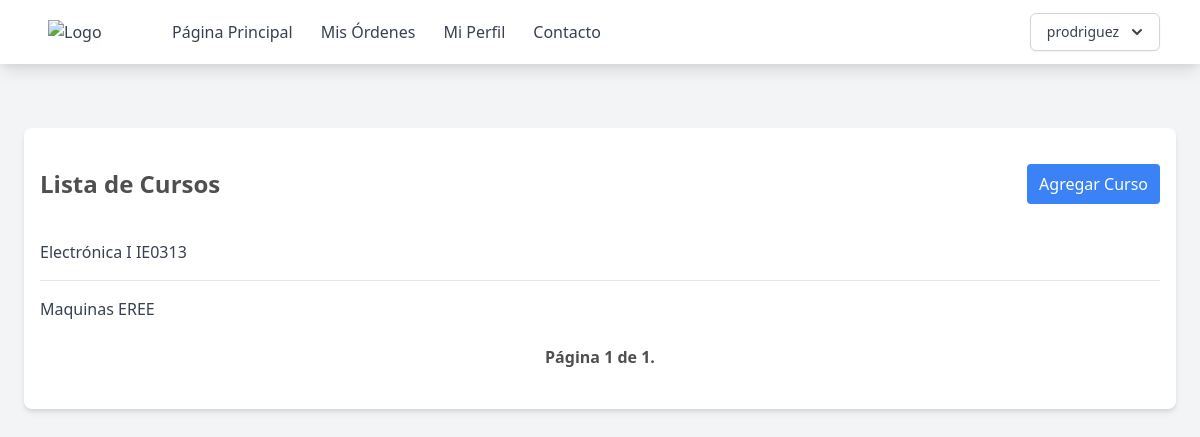
/cursos (signed in), run on an earlier commit of the app's database.
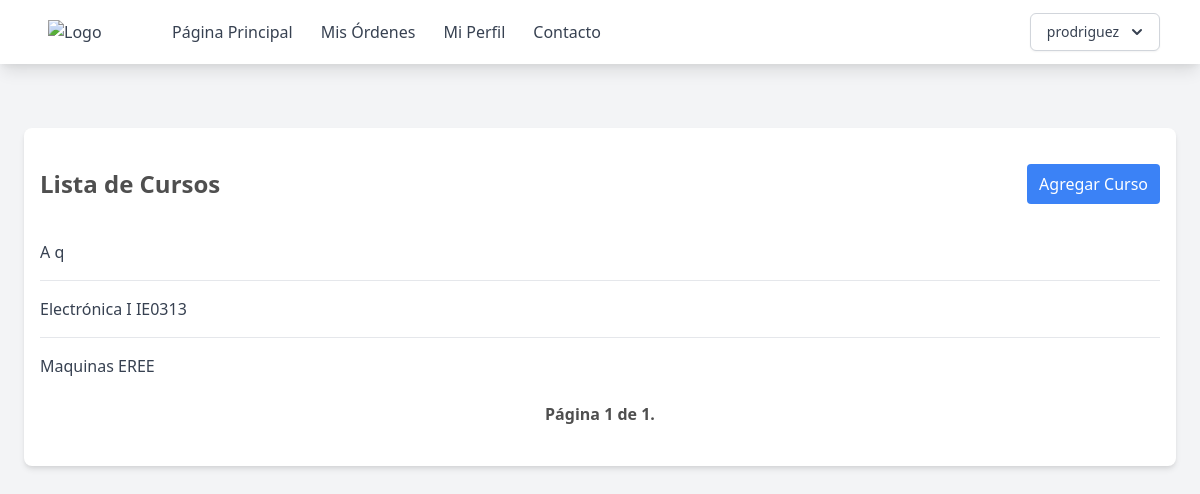
And on a later commit of the database.
### supply_room/models.py (models this page shows, shortened)
class Class(models.Model):
    name = models.CharField(max_length=200)
    code = models.CharField(max_length=200)

### supply_room/views.py (the view)
# urls.py: path("cursos", ClassList.as_view(template_name="page/cursos.html"), name="cursos"),
class ClassList(AdminOrTeacherRoleCheck, ListView):
    model = Class
    paginate_by = 10
    def get_queryset(self, *args, **kwargs):
        qs = super(ClassList, self).get_queryset(*args, **kwargs)
        qs = qs.order_by("name")
        return qs

### supply_room/utils.py (called while the page is built)
    def test_func(self):
        return self.request.user.role == "admin" or self.request.user.role == "teacher"

### templates/page/cursos.html (shortened to what this page needs)
{% extends "base.html" %} {% block content %}
<div class="max-w-6xl mx-auto px-4 py-8 bg-white rounded-lg shadow-md mt-16">
    <div class="flex justify-between items-center mb-4">
        <h2 class="text-2xl font-bold py-2">Lista de Cursos</h2>
        {% if user.role == 'teacher' %}
        <a href="{% url 'crear-curso' %}" class="py-2 px-3 bg-blue-500 text-white rounded hover:bg-blue-400">Agregar Curso</a>
        {% endif %}
    </div>
    <ul class="divide-y divide-gray-200">
        {% for object in object_list %}
        <li class="py-4">
            <div class="flex justify-between items-center">
                <a href="{% url 'grupos' code=object.code %}">
                <span class="text-gray-700">{{ object.name }} {{ object.code }}</span>
                    </a>
            </div>
        </li>
        {% empty %}
        <li class="py-4 text-center text-gray-500">No objects yet.</li>
        {% endfor %}
    </ul>
    <div class="pagination ">
    <div class="step-links flex w-full justify-between items-center p-2">
        <span class="current font-bold mx-4">
            Página {{ page_obj.number }} de {{ page_obj.paginator.num_pages }}.
        </span>
    </div>
</div>
</div>
{% endblock %}

What changed in the data, as far as the page shows it:
added Class: name "A", code "q"
